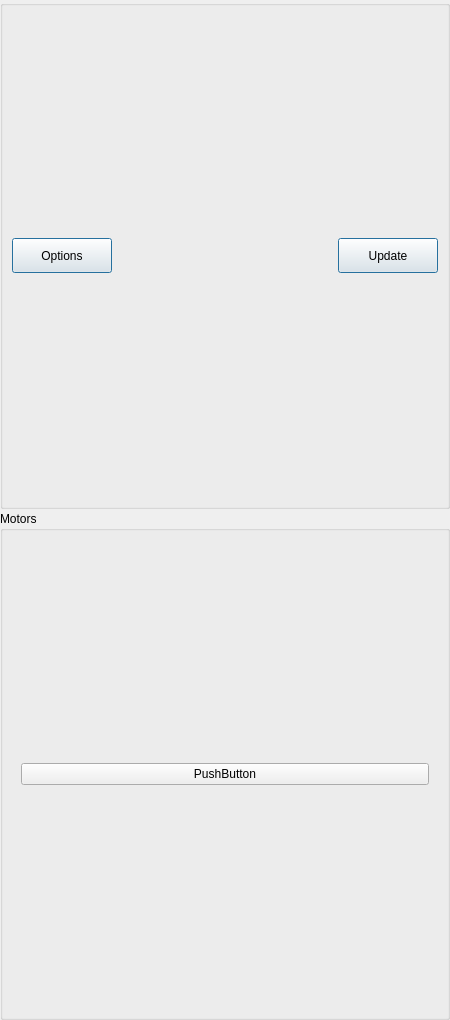
<?xml version="1.0" encoding="UTF-8"?>
<ui version="4.0">
 <class>GuiObject</class>
 <widget class="QWidget" name="GuiObject">
  <property name="geometry">
   <rect>
    <x>0</x>
    <y>0</y>
    <width>450</width>
    <height>1020</height>
   </rect>
  </property>
  <property name="sizePolicy">
   <sizepolicy hsizetype="Preferred" vsizetype="Preferred">
    <horstretch>0</horstretch>
    <verstretch>0</verstretch>
   </sizepolicy>
  </property>
  <property name="minimumSize">
   <size>
    <width>450</width>
    <height>0</height>
   </size>
  </property>
  <property name="maximumSize">
   <size>
    <width>468</width>
    <height>16777215</height>
   </size>
  </property>
  <property name="font">
   <font>
    <weight>50</weight>
    <bold>false</bold>
   </font>
  </property>
  <property name="windowTitle">
   <string>Motor Control Software</string>
  </property>
  <property name="windowIcon">
   <iconset resource="../include/icons.qrc">
    <normaloff>:/icons/images/motorIcon.png</normaloff>:/icons/images/motorIcon.png</iconset>
  </property>
  <layout class="QGridLayout" name="gridLayout" rowstretch="0,0,0" columnstretch="0,0,0" rowminimumheight="0,0,0">
   <property name="margin">
    <number>0</number>
   </property>
   <property name="spacing">
    <number>2</number>
   </property>
   <item row="2" column="1">
    <widget class="QGroupBox" name="groupMotors">
     <property name="title">
      <string>Motors</string>
     </property>
     <layout class="QGridLayout" name="gridLayout_3">
      <item row="1" column="0">
       <widget class="QWidget" name="widgetMotorList" native="true">
        <layout class="QGridLayout" name="gridLayout_4">
         <item row="0" column="0">
          <widget class="QPushButton" name="pushButton">
           <property name="text">
            <string>PushButton</string>
           </property>
          </widget>
         </item>
        </layout>
       </widget>
      </item>
     </layout>
    </widget>
   </item>
   <item row="1" column="1">
    <widget class="QGroupBox" name="groupSettings">
     <property name="sizePolicy">
      <sizepolicy hsizetype="Minimum" vsizetype="Minimum">
       <horstretch>0</horstretch>
       <verstretch>0</verstretch>
      </sizepolicy>
     </property>
     <property name="minimumSize">
      <size>
       <width>450</width>
       <height>70</height>
      </size>
     </property>
     <property name="title">
      <string/>
     </property>
     <layout class="QGridLayout" name="gridLayout_2">
      <property name="margin">
       <number>9</number>
      </property>
      <property name="spacing">
       <number>6</number>
      </property>
      <item row="0" column="2">
       <widget class="QPushButton" name="updateAll">
        <property name="sizePolicy">
         <sizepolicy hsizetype="Fixed" vsizetype="Fixed">
          <horstretch>0</horstretch>
          <verstretch>0</verstretch>
         </sizepolicy>
        </property>
        <property name="minimumSize">
         <size>
          <width>100</width>
          <height>35</height>
         </size>
        </property>
        <property name="focusPolicy">
         <enum>Qt::NoFocus</enum>
        </property>
        <property name="text">
         <string>Update</string>
        </property>
        <property name="autoRepeat">
         <bool>false</bool>
        </property>
        <property name="autoExclusive">
         <bool>false</bool>
        </property>
        <property name="autoDefault">
         <bool>false</bool>
        </property>
        <property name="default">
         <bool>true</bool>
        </property>
       </widget>
      </item>
      <item row="0" column="0">
       <widget class="QPushButton" name="options">
        <property name="sizePolicy">
         <sizepolicy hsizetype="Fixed" vsizetype="Fixed">
          <horstretch>0</horstretch>
          <verstretch>0</verstretch>
         </sizepolicy>
        </property>
        <property name="minimumSize">
         <size>
          <width>100</width>
          <height>35</height>
         </size>
        </property>
        <property name="focusPolicy">
         <enum>Qt::NoFocus</enum>
        </property>
        <property name="text">
         <string>Options</string>
        </property>
        <property name="autoRepeat">
         <bool>false</bool>
        </property>
        <property name="autoExclusive">
         <bool>false</bool>
        </property>
        <property name="autoDefault">
         <bool>false</bool>
        </property>
        <property name="default">
         <bool>true</bool>
        </property>
       </widget>
      </item>
      <item row="0" column="1">
       <spacer name="horizontalSpacer">
        <property name="orientation">
         <enum>Qt::Horizontal</enum>
        </property>
        <property name="sizeHint" stdset="0">
         <size>
          <width>40</width>
          <height>20</height>
         </size>
        </property>
       </spacer>
      </item>
     </layout>
    </widget>
   </item>
  </layout>
 </widget>
 <resources>
  <include location="../include/icons.qrc"/>
 </resources>
 <connections/>
</ui>
